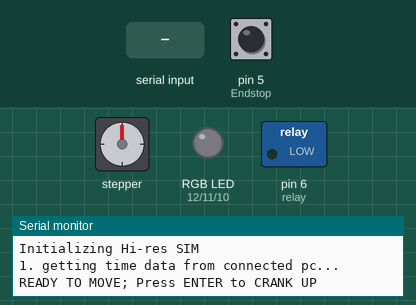
Bench run of a sketch on a simulated Arduino Uno, built with avr-gcc and run on an emulated ATmega328P. Shown: stepper motor, switched loads named in the sketch (green lamp = pin HIGH), an RGB LED mixed from three pins (HIGH = lit), the last lines printed to the serial monitor. Wiring (inferred from the names in the program): stepper motor driver (200 steps per turn assumed): step pin 7; direction pin 8; enable pin 9. The test bench sets the inputs (shaded band); at power-on: pin 5 (Endstop) HIGH. The local clock reads 2024-03-15 10:24:30 at power-on unless the sketch sets it; pins used as bus, display or sensor lines are not drawn.

Above: at 1.6 s.
1.7 s: "1" received over Serial
At 1.9 s:
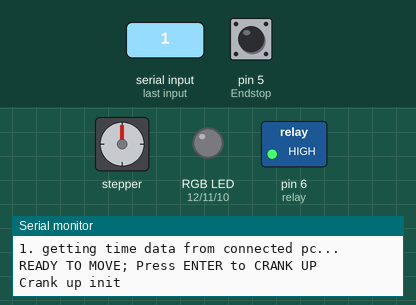
Timing chart, 0 to 4.7 s (numbered marks = the images above; inputs shaded):
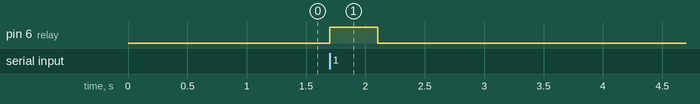

The sketch:

hi-res_sim_CRANKUP_22_12_10_.ino
```cpp
//  _  _ _                  ___ ___ __  __
// | || (_)___ _ _ ___ ___ / __|_ _|  \/  |
// | __ | |___| '_/ -_|_-< \__ \| || |\/| |
// |_||_|_|   |_| \___/__/ |___/___|_|  |_|
//
// # # # # # CRANK UP CODE. 3 # # # # #

//!!!UPDATE!!!
// 2022.03.31
// 1. 리미트스위치를 장착했음; 5번 핀에 장착되었으며 스위치가 눌릴 경우 정지함
// 2. 올라오는 양을 구분해놨음.

// 2022.04.05
// 1. 내려왔다 올라오는 걸로 수정완료했음.
// 2. DELAY_DIVER 변수 추가했음(수정하면 내려가서 얼마나 기다리는가 정할 수 있음)
//    1000이 1초임.

// 2022.04.13
// 1. i값 자료형을 unsigned long으로 바꾸어줫음. 왜냐면 부호가 필요 없기 때문 그만큼의 자료형 범위를 확보하기 위함임. 그러니까 음수는 사용할수 없음.
// 2. setnum을 DIVER_DOWN으로 교체하였음. 함수명만 고쳣고 기능은 동일함.

// 2022.04.21
// 1. 시작 시 다이버를 끌어올려서 영점을 잡도록 순서 바꿧음

// 2022.12.10
// 1. 형상 업데이트.
// 2. 리모콘 죽였음.(삼고빔)
// 3. RGB LED 장착 (pin 12,11,10)


// ==========사용법===========
// 1. 파일을 업로드한다
// 2. 시리얼 모니터에서 엔터를 누른다
// 3. 모터가 올라온다
// 4. 모터를 멈추고 싶다면 엔터를 누른다
// 여러번 누르면 꼬여서 안멈추니까 참고


#include <Wire.h>
#include "RTClib.h" //rtc library


// ------- RGB LED
int RED = 12;
int GREEN = 11;
int BLUE = 10;

//stepper input
int PUL=7; //define Pulse pin
int DIR=8; //define Direction pin
int ENA=9; //define Enable Pin

//endstop
const int Endstop = 5;

//깊이 측정용 값
long DEPTH = 0;

bool isRemote = false; //리모컨으로 조종하고 있는가?
bool isDown = false; //모드 1 선택시 편도 작동을 위한 선언문. false 이면 내려가고 true 이면 올라옴. [기본값 = true]
bool isWaiting = true; //다음 시간까지 기다려야하는가? [기본값 : true]
bool isTime = false;

int relay = 6;

// = = = = = = = = = = = = = = = = = = = = = = = = = 이 박스 안에 있는 값들은 실제 움직임에 영향을 주는 변수들임.

long mdil = 1000;           //이거 조절하면 속도가 조절됨. 작을 수록 빨라짐
int t_correction = 9;       //초 단위 보정을 한번에~~~~

long       DIVER_DOWN = 77000;         //이거 조절하면 회전수 조절됨
const long DIVER_UP = 100000; // 끌어올리는 양
const long DIVER_ZERO = 1000; //스탑 한 이후 조금 내려갈 양

const int DELAY_DIVER = 3000; //다이버가 내려갔다가 올라오기까지 기다릴 시간

int updown = 500;           //이거 조절하면 위아래 내리는거 가능, 500=10cm
// = = = = = = = = = = = = = = = = = = = = = = = = =

int N = 0; //1분

RTC_DS3231 rtc;//rtc 선언


void setup()
{
  pinMode (relay, OUTPUT);
  pinMode (PUL, OUTPUT);
  pinMode (DIR, OUTPUT);
  pinMode (ENA, OUTPUT);
  pinMode (Endstop, INPUT_PULLUP);

  pinMode (RED, OUTPUT);
  pinMode (GREEN, OUTPUT);
  pinMode (BLUE, OUTPUT);

  Serial.begin(9600);


  rtc.begin();
  Serial.print("\n\n\n# # # # # # # # # # # #\n");
  Serial.print("HI-res SIM\n");
  Serial.print("# # # # # # # # # # # #\n");
  Serial.print("# # # # # CRANK UP CODE. 20221210 # # # # #\n \n \n");


  Serial.print("= = = = = = = = = = = = = = = = = = = = = = = \n");
  Serial.print("Initializing Hi-res SIM \n");
  Serial.print("1. getting time data from connected pc... \n");

  // rtc.adjust로 정해진 시간은 "컴파일 시간입니다"
  // 따라서 컴파일 땡 하는 순간의 시간을 잡게 되므로, 컴파일 이후 시간 연산이 안되는 동안에는 시간이 밀릴 수 밖에 없으니
  // 딜레이를 넣어 약간의 오차보정을 잡아줍니다.


  delay(300); //3초간 대기 // 시작시간 오차 잡는데 사용

    rtc.adjust(DateTime(F(__DATE__), F(__TIME__))); //컴퓨터 시간 끌어다 씀. 시간 재설정할때 주석 풀것.
    //rtc.adjust(DateTime(2022,3,13,19,59,40)); //수동(yyyy, mm , dd, hh, mm, ss)

  // Serial.print("= = = = = = = = = = = = = = = = = = = = = = = \n");
  // Serial.print("2. Initializing position : CRANK UP in process\n");
  // goingUp(); //스탑센서 닿을 때 까지 끌어올리기
  Serial.print("READY TO MOVE; ");
}


// = = = = = = = = = = = = = = = = = = = = = = = = = = = = = = = = = = = = = = = = = = = = = 모터 움직이는 코드
void goingDown() {
  digitalWrite(ENA,HIGH);
  digitalWrite(relay, HIGH);


  Serial.println("모터가 내려갈거임");


  delay(5000);
  for (unsigned long i=0; i<=DIVER_DOWN; i++)   //i 값이 클 수록 많이 내려가고 작을 수록 조금 내려감
  {

    digitalWrite(DIR,HIGH); //LOW면 올라가고 HIGH면 내려감
    digitalWrite(PUL,HIGH);
    delayMicroseconds(mdil); //속도조절 -> 값이 낮을 수록 빠름
    digitalWrite(PUL,LOW);
    delayMicroseconds(mdil); //속도조절 -> 값이 낮을 수록 빠름
  }
  delay(200);
  digitalWrite(relay, LOW);
  digitalWrite(ENA,LOW);
}


void goingUp() {
  digitalWrite(ENA,HIGH);
  digitalWrite(relay, HIGH);


  Serial.println("Crank up init");


  delay(200);
  for (unsigned long i=0; i<=DIVER_UP; i++)   //i 값이 클 수록 많이 내려가고 작을 수록 조금 내려감
  {

    digitalWrite(DIR,HIGH); //LOW면 올라가고 HIGH면 내려감
    digitalWrite(PUL,HIGH);
    delayMicroseconds(mdil); //속도조절 -> 값이 낮을 수록 빠름
    digitalWrite(PUL,LOW);
    delayMicroseconds(mdil); //속도조절 -> 값이 낮을 수록 빠름
    DEPTH++;

    if(Serial.available() == 1)
    {
      Serial.print("\nKey Interrupted; Process Abort.\n");
      break;
    }

    if (digitalRead(Endstop) == true)

    {
      Serial.print("\nSTOP SENSOR Detected; Process Abort.\n ");

      break;
    }
  }

  // delay(200);
  // //정지 후 내려갈 양
  //   for (unsigned long i=0; i<=DIVER_ZERO; i++)
  // {

  //   digitalWrite(DIR,HIGH); //LOW면 올라가고 HIGH면 내려감
  //   digitalWrite(PUL,HIGH);
  //   delayMicroseconds(mdil); //속도조절 -> 값이 낮을 수록 빠름
  //   digitalWrite(PUL,LOW);
  //   delayMicroseconds(mdil); //속도조절 -> 값이 낮을 수록 빠름
  // }

  delay(200);
  digitalWrite(relay, LOW);
  digitalWrite(ENA,LOW);
}
// = = = = = = = = = = = = = = = = = = = = = = = = = = = = = = = = = = = = = = = = = = = = = 모터 움직이는 코드 끗


// = = = = = = = = = = = = = = = = = = = = = = = = = = = = = = = = = = = = = = = = = = 모터 스케줄러(건들면망함)
void loop()
{
  DateTime now = rtc.now();
  DateTime correct (now + TimeSpan(0,0,0,t_correction)); //시간오차 보정; 일,시간,분,초

  Serial.end();
  Serial.begin(9600);

  Serial.println("Press ENTER to CRANK UP \n");
  while(Serial.available() ==0){

  }
  Serial.end();
  Serial.begin(9600);

  goingUp();

}
// = = = = = = = = = = = = = = = = = = = = = = = = = = = = = = = = = = = = = = = = = = 모터 스케줄러(끝)
```

Measured:
- after the input at 1.7 s, pin 6 (relay): LOW → HIGH at once, → LOW 0.40 s later
